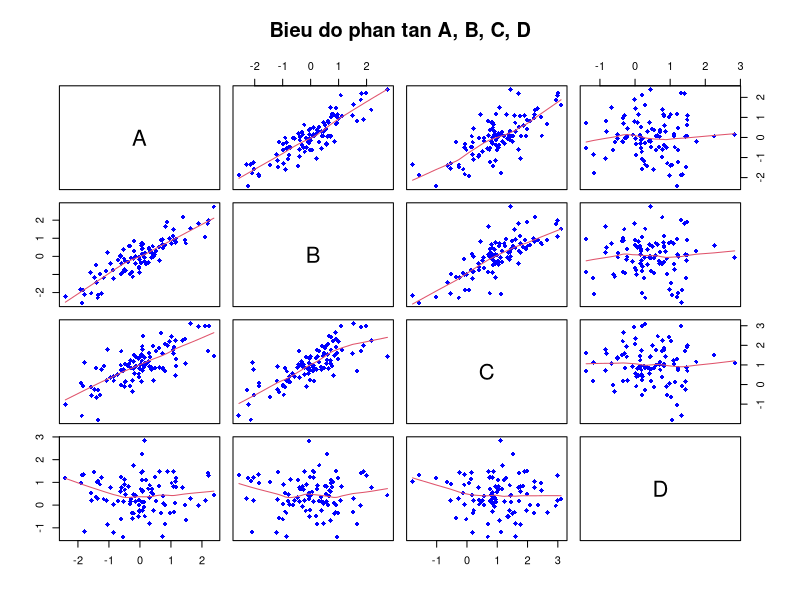
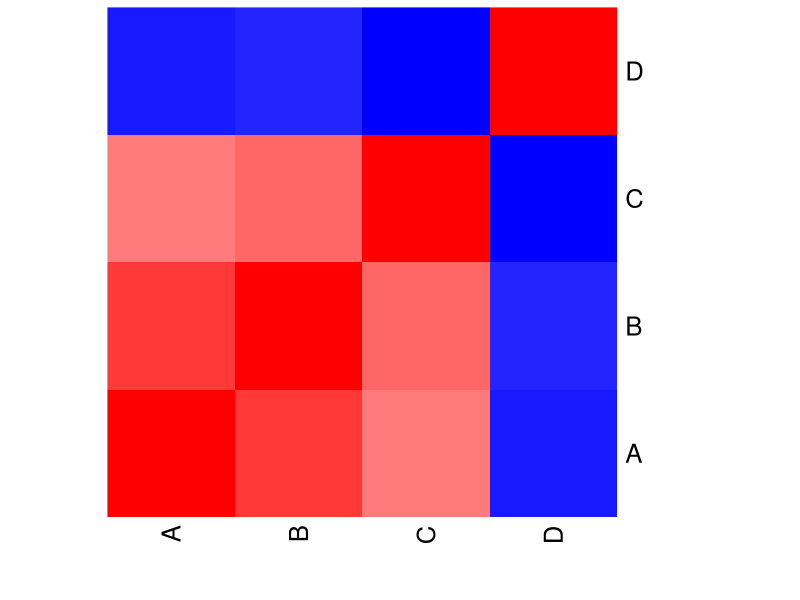

The R source for these figures, in order:
## ---- chunk 1
library(MASS)
n <- 500
mu <- c(3, 5)
sigma <- matrix(c(2, 0.5, 0.5, 1), nrow = 2, ncol = 2)
data <- mvrnorm(n, mu, Sigma = sigma)
head(data)
cov(data)
cor(data)
## ---- chunk 2
set.seed(100)
n <- 100
mu <- c(0, 0, 1)
sigma <- matrix(c(1, .8, .6, .8, 1, .8, .6, .8, 1), nrow = 3, ncol = 3)
data <- mvrnorm(n, mu, Sigma = sigma)

data <- as.data.frame(data)
colnames(data) <- c("A", "B", "C")

data$D <- rnorm(n = n, mean = 0.5, sd = sqrt(0.5))
head(data)

colMeans(data)
cov(data)
cor(data)

pairs(data, main = "Bieu do phan tan A, B, C, D", pch = 18, col = "blue", panel = panel.smooth)
heatmap(
  cor(data),
  Rowv = NA,
  Colv = NA,
  col = colorRampPalette(c("blue", "white", "red"))(100),
  scale = "none",
  margins = c(5, 5)
)
